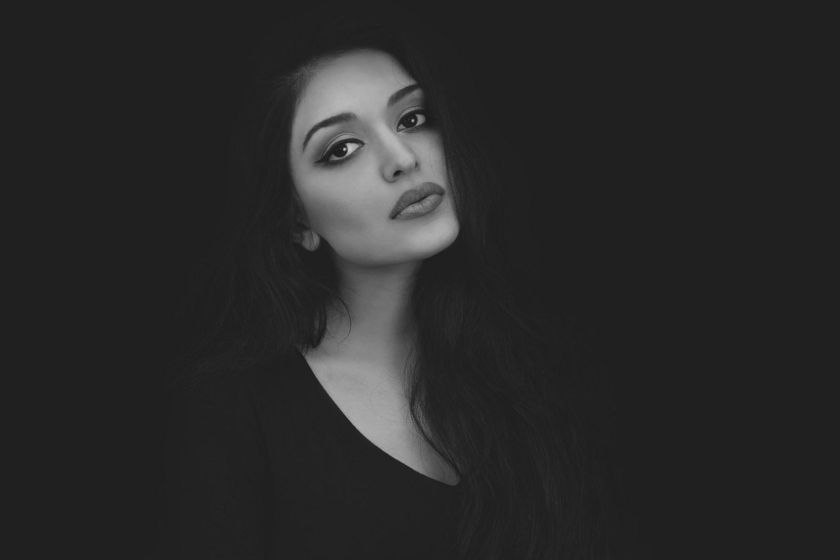
%> input picture HW 09/example-image.png, 1680 x 1120 px (shown at 1/2 size)
$ octave --eval "HW_09_Kimbrell_Raina;"   (GNU Octave 9; MATLAB toolbox functions it lacks are replaced by stand-ins)
%> lines starting %> are read from the running program, lines starting %| are printed output that depends on the picture
function HW_09_Kimbrell_Raina
    im_zeros = zeros(512,512, 'double'); % initialize
    D = 64;
    RADIUS = 650;
    original_row = 1024;
    original_column = 1024;

    im_zeros(:, 1:256) = 1.0;      % set left half to 1.0 or white
    im_zeros(:, 257:end) = 0.0;    % set right half to 0.0 or black

    % calls the respective outside and inside FFT methods
    outside_fft(im_zeros, D);
    figure();
    inside_fft(im_zeros, D);
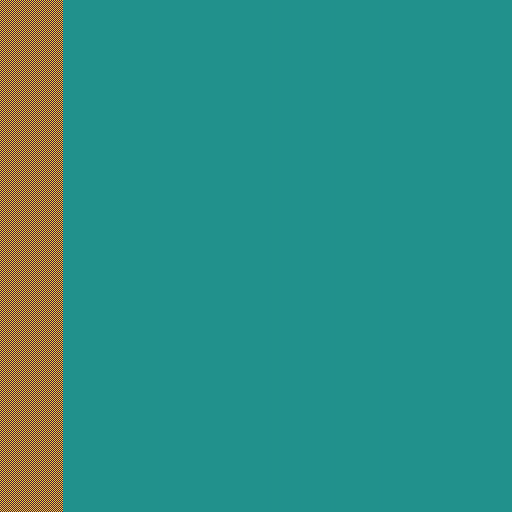
%> displayed picture: size 512x512x3, on the screen's scale of 0 to 255; mean R, G, B 48.7, 141.4, 130.2

    % accepts the example-image and resizes it to 1024x1024
    im = double(imread('example-image.png'))/255;
    im_resize = imresize(im, [original_row original_column]);
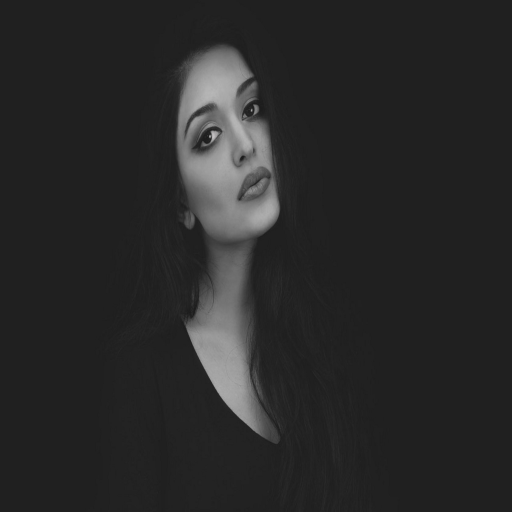
%> im_resize: size 1024x1024x3 double (shown at 1/2 size); mean R, G, B 0.161, 0.161, 0.161
    im_gray = rgb2gray(im_resize);

    % calls the convolution method
    convolution(im_gray, original_column, original_row);

    % call high pass filtering
    pass_filtering(im_gray, RADIUS, 1);

    % calls low pass filtering
    pass_filtering(im_gray, RADIUS, 0);

    % calls the FFT Judo method
    fft_judo(im_gray);

end


function fft_judo(im_gray)
    % finds the fourier transformation of the image
    im_fft2 = fft2(im_gray);
    im_fft2_shift = fftshift(im_fft2);

    % gets the size and column of the image
    [row, column] = size(im_gray);

    % creates the padded image
    im_fft2_shift_bigger = padarray(im_fft2_shift, [round(row/2) ...
                                            round(column/2)], 0, 'both');

    % transforms the iamge back to display the result
    im_ifft2 = ifft2(fftshift(im_fft2_shift_bigger));

    im_to_show = abs(im_ifft2);

    figure('Position', [10 200 1024 768]);
    imagesc(im_to_show);
    colormap('gray');
    imwrite(im_to_show, 'FFT-Judo-result.png');
end

function convolution(im_gray, original_row, original_column)
%> called with original_row = 1024, original_column = 1024
    % the ear pattern in the gray image
    im_pattern = imcrop(im_gray, [470 280 45 50]);

    % resizing the pattern image to 64x64
    row = 64;
    column = 64;
    im_pattern = imresize(im_pattern, [row column]);
%> im_pattern: size 64x64 double

    % reverses the pattern from left to right and top to bottom
    left_to_right = flip(im_pattern, 2);
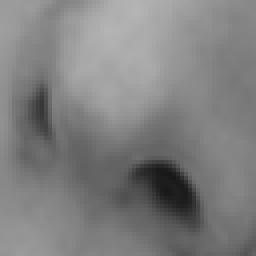
%> left_to_right: size 64x64 double (shown 4 times larger); min 0.0947, max 0.706, mean 0.501; mean of the top-left, top-right, bottom-left and bottom-right quarters 0.568, 0.563, 0.476, 0.4
    im_reversed = flip(left_to_right, 1);
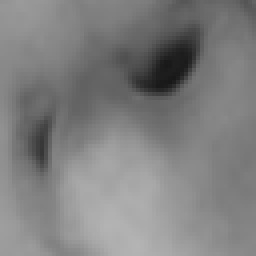
%> im_reversed: size 64x64 double (shown 4 times larger); min 0.0947, max 0.706, mean 0.501; mean of the top-left, top-right, bottom-left and bottom-right quarters 0.476, 0.4, 0.568, 0.563

    % Pads the pattern with 0s on all 4 sides
    % finds the fourier frequency of the original image and then shifts
    % it back for viewing purpose
    im_fft2 = fft2(im_gray);
    im_fft2_shift = fftshift(im_fft2);

    % finds the fourier frequency of the original image and then shifts
    % it back for viewing purpose
    pattern_fft2 = fft2(im_reversed, original_row, original_column);
    pattern_fft2_shift = fftshift(pattern_fft2);

    % point-wise multiplication of the shifted patterns with the shifted
    % original image
    results_fft2 = im_fft2.* pattern_fft2;

    results_from_convolution = abs(ifft2(results_fft2));

    figure('Position', [10 200 1024 768]);
    imagesc(results_from_convolution);
    colormap('gray');
    imwrite(results_from_convolution, 'example-image-FFT-result.png');
end


function pass_filtering(im_gray, RADIUS, isHigh)
%> called with RADIUS = 650, isHigh = 1
    im_fft2 = fft2(im_gray);
    im_fft2_mag_shift = fftshift(im_fft2);

    % finding and setting all the points out of RADIUS to 0
    im_fft2_mag = abs(im_fft2_mag_shift);

    % finds the dimensions of the passed image
    dims = size( im_fft2_mag );
%> dims = [1024 1024]

    [xs ys] = meshgrid( 1:dims(2), 1:dims(1) );

    % gets the center of the image
    cntr_xy = round( dims / 2 );
%> cntr_xy = [512 512]

    % calculats he coordinate distance of each axis point to the center.
    delta_x = xs - cntr_xy(2);
    delta_y = ys - cntr_xy(1);

    % gets all the distance values from the center to the end
    dists = ( delta_x .^ 2 + delta_y .^ 2 ) .^ (1/2);

    % decides which frequency to choose from
    if(isHigh)
        % high frequencies
        freqs = dists > RADIUS;
    else
        % low frequencies
        freqs = dists <= RADIUS;
    end

    % assigns all the required frequencies to 0
    im_fft2_mag( freqs ) = 0;
%> im_fft2_mag: size 1024x1024 double; min 0, max 169018.2, mean 8
    im_fft2( freqs ) = 0;

    % finds the inverse transformations to display
    im_ifft2_mag = ifft2(fftshift(im_fft2_mag));
    im_ifft2 = ifft2(fftshift(im_fft2));

    % Stores the images for display
    im_ifft2_mag_to_show = log(abs(im_ifft2_mag));
    im_ifft2_to_show = log(abs(im_ifft2));

    % prints the frequency transformations
    figure('Position', [10 200 1024 768]);
    imagesc(im_ifft2_mag_to_show);
    colormap('gray');

    % prints the original images frequency transformation
    figure('Position', [10 200 1024 768]);
    imagesc(im_ifft2_to_show);
    colormap('gray');

    % Saves the file appropriately
    if(isHigh)
        imwrite(im_ifft2_mag_to_show, 'High_Frequency.jpg');
        imwrite(im_ifft2_to_show, 'High_Frequency_Original_Image.jpg');
    else
        imwrite(im_ifft2_mag_to_show, 'Low_Frequency.jpg');
        imwrite(im_ifft2_to_show, 'Low_Frequency_Original_Image.jpg');
    end

end

function inside_fft(im, D)
    % inside +/- D pixels
    im(:,D:end-D) = 0;

    % get the fourier transform of the matrix
    fourier_transformation = fft2(im);

    % use ffshift w/ fourier
    shift = fftshift(fourier_transformation);

    % get the matrix back from the frquency domain
    fourier_transformation = ifft2(shift);
    imagesc(fourier_transformation);
    title('Inside +/- D Pixels');
end


function outside_fft(im, D)
    % outside +/- D pixels
    im(:,1:D) = 0;
    im(:, end-D: end) = 0;

    % get the fourier transform of the matrix
    fourier_transformation = fft2(im);

    % use ffshift w/ fourier
    shift = fftshift(fourier_transformation);

    % get the matrix back from the frquency domain
    fourier_transformation = ifft2(shift);
    imagesc(fourier_transformation);
    title('Outside +/- D Pixels')

end
%> call 2 of pass_filtering, with RADIUS = 650, isHigh = 0
%> in pass_filtering (call 2), `im_ifft2_mag_to_show = log(abs(im_ifft2_mag));`:
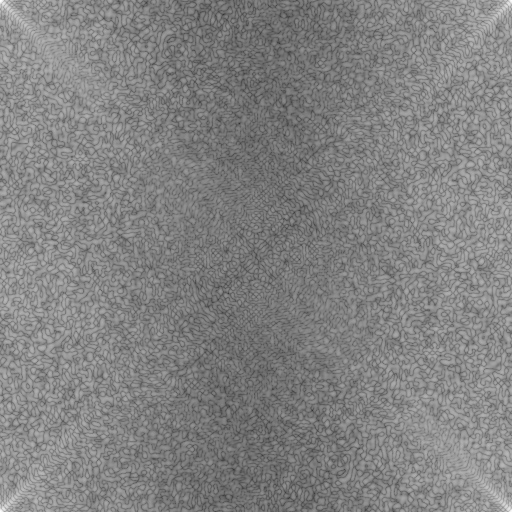
%> im_ifft2_mag_to_show: size 1024x1024 double (shown at 1/2 size); min -18.24, max -5.06, mean -11.51; drawn with min black and max white
%> in pass_filtering (call 2), `im_ifft2_to_show = log(abs(im_ifft2));`:
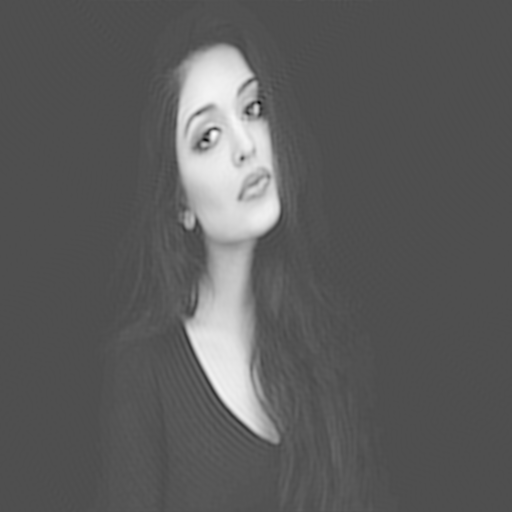
%> im_ifft2_to_show: size 1024x1024 double (shown at 1/2 size); min -2.91, max -0.217, mean -1.93; drawn with min black and max white
%> in fft_judo, `imwrite(im_to_show, 'FFT-Judo-result.png');`:
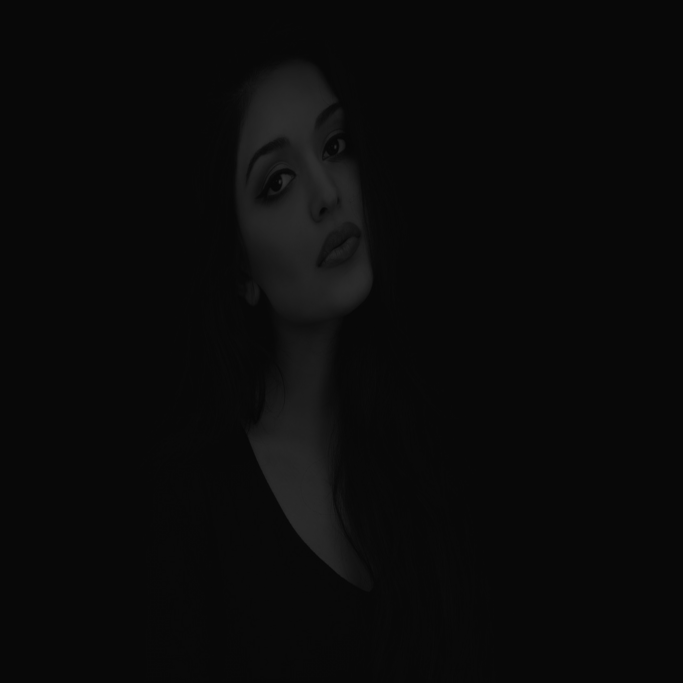
%> saved as FFT-Judo-result.png: size 2048x2048 uint8 (shown at 1/3 size); min 6, max 53, mean 10.3
